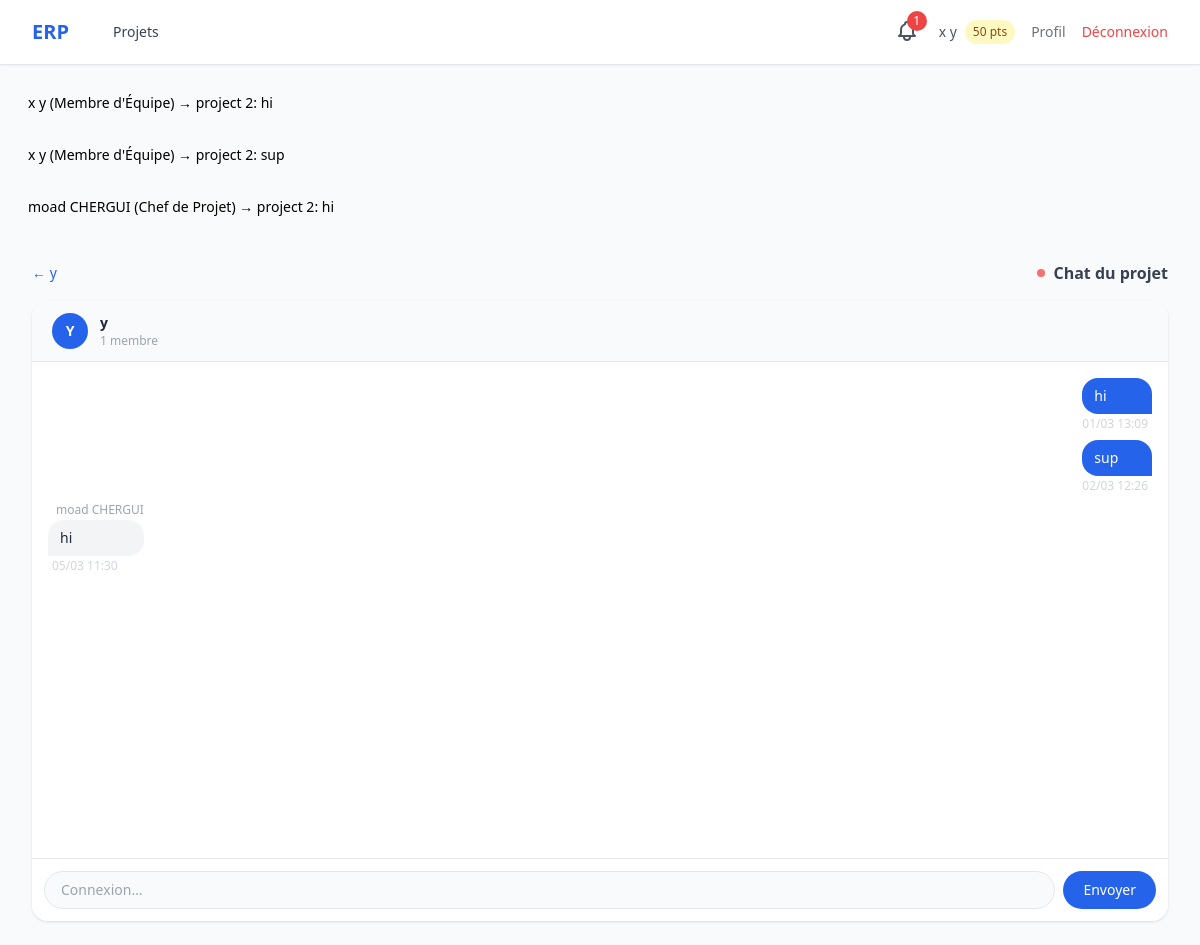
Screenshot of /messaging/project/2/ (signed in) with the database file from the repository.
### accounts/models.py (models this page shows, shortened)
class User(AbstractUser):
    class Role(models.TextChoices):
        ADMIN = 'admin', 'Administrateur'
        HR_MANAGER = 'hr_manager', 'Responsable RH'
        PROJECT_MANAGER = 'project_manager', 'Chef de Projet'
        TEAM_MEMBER = 'team_member', "Membre d'Équipe"
    role = models.CharField(max_length=20, choices=Role.choices, default=Role.TEAM_MEMBER)
    skills = models.TextField(blank=True, help_text="Compétences séparées par des virgules")
    avatar = models.ImageField(upload_to='avatars/', blank=True, null=True)
    reward_points = models.IntegerField(default=0)
    department = models.ForeignKey(
        Department, on_delete=models.SET_NULL, null=True, blank=True,
        related_name='members', verbose_name="Département"
    )
    def __str__(self):
        return f"{self.get_full_name() or self.username} ({self.get_role_display()})"
    @property
    def is_hr(self):
        return self.role == self.Role.HR_MANAGER

### messaging/models.py (models this page shows)
class ChatMessage(models.Model):
    project = models.ForeignKey(
        'projects.Project', on_delete=models.CASCADE, related_name='chat_messages'
    )
    task = models.ForeignKey(
        'projects.Task', null=True, blank=True, on_delete=models.CASCADE, related_name='chat_messages'
    )
    author = models.ForeignKey(
        settings.AUTH_USER_MODEL, on_delete=models.CASCADE, related_name='chat_messages'
    )
    content = models.TextField()
    created_at = models.DateTimeField(auto_now_add=True)
    class Meta:
        ordering = ['created_at']
    def __str__(self):
        room = f"task {self.task_id}" if self.task_id else f"project {self.project_id}"
        return f"{self.author} → {room}: {self.content[:40]}"

### projects/models.py (models this page shows, shortened)
class Project(models.Model):
    name = models.CharField(max_length=200, verbose_name="Nom du projet")
    description = models.TextField(blank=True, verbose_name="Description")
    start_date = models.DateField(verbose_name="Date de début")
    end_date = models.DateField(verbose_name="Date de fin")
    manager = models.ForeignKey(settings.AUTH_USER_MODEL, on_delete=models.CASCADE,
                                 related_name='managed_projects')
    members = models.ManyToManyField(settings.AUTH_USER_MODEL, blank=True,
                                     related_name='projects')
    created_at = models.DateTimeField(auto_now_add=True)
    class Meta:
        ordering = ['-created_at']
        verbose_name = "Projet"

### messaging/views.py (the view)
# urls.py: path('project/<int:pk>/', views.project_chat, name='project_chat'),
@login_required
def project_chat(request, pk):
    project = get_object_or_404(Project, pk=pk)
    if not _can_access(request.user, project):
        return HttpResponseForbidden()
    msgs = list(project.chat_messages.filter(task=None).select_related('author').order_by('-created_at')[:100])
    msgs.reverse()
    return render(request, 'messaging/project_chat.html', {
        'project': project, 'messages': msgs,
    })

### messaging/views.py (called while the page is built)
def _can_access(user, project):
    return (user.is_superuser or user.role == 'admin'
            or project.manager == user or user in project.members.all())

### notifications/context_processors.py (called while the page is built)
def unread_notifications_count(request):
    if request.user.is_authenticated:
        count = request.user.notifications.filter(is_read=False).count()
    else:
        count = 0
    return {'unread_notifications_count': count}

### templates/messaging/project_chat.html (shortened to what this page needs)
{% extends 'base.html' %}
{% block content %}
<div class="mb-4 flex items-center justify-between">
    <a href="{% url 'projects:project_detail' project.pk %}" class="text-blue-600 text-sm hover:underline">← {{ project.name }}</a>
    <div class="flex items-center gap-2">
        <span class="w-2 h-2 bg-green-400 rounded-full animate-pulse"></span>
        <h1 class="text-base font-semibold text-gray-700">Chat du projet</h1>
    </div>
</div>
<div class="bg-white rounded-2xl shadow flex flex-col" style="height: calc(100vh - 180px);">
    <div class="flex items-center gap-3 px-5 py-3 border-b bg-gray-50 rounded-t-2xl">
        <div class="w-9 h-9 bg-blue-600 rounded-full flex items-center justify-center text-white font-bold text-sm flex-shrink-0">
            {{ project.name|first|upper }}
        </div>
        <div>
            <p class="font-semibold text-sm text-gray-800">{{ project.name }}</p>
            <p class="text-xs text-gray-400">{{ project.members.count }} membre{{ project.members.count|pluralize }}</p>
        </div>
    </div>
    <div id="chat-messages" class="flex-1 overflow-y-auto p-4">
        {% include 'messaging/partials/messages.html' with messages=messages current_user=user %}
    </div>
    <div class="border-t p-3 bg-white rounded-b-2xl">
        <form id="chat-form" class="flex gap-2">
            <input type="text" name="content" id="msg-input" placeholder="Écrire un message…"
                   autocomplete="off"
                   class="flex-1 border border-gray-200 rounded-full px-4 py-2 text-sm focus:ring-2 focus:ring-blue-500 focus:outline-none bg-gray-50">
            <button type="submit" id="msg-btn" class="bg-blue-600 text-white px-5 py-2 rounded-full text-sm font-medium hover:bg-blue-700 transition-colors flex-shrink-0">
                Envoyer
            </button>
        </form>
    </div>
</div>
{% endblock %}

### templates/base.html (shortened to what this page needs)
<!doctype html>
<html lang="fr" class="h-full bg-gray-50">
  <head>
    <script src="https://cdn.tailwindcss.com"></script>
  </head>
  <body class="h-full" hx-headers='{"X-CSRFToken": "{{ csrf_token }}"}'>
    <div class="min-h-full">
      <nav class="bg-white shadow-sm border-b">
        <div class="mx-auto max-w-7xl px-4 sm:px-6 lg:px-8">
          <div class="flex h-16 items-center justify-between">
            <div class="flex items-center space-x-8">
              <a
                href="{% url 'projects:dashboard' %}"
                class="text-xl font-bold text-blue-600"
                >ERP</a
              >
              {% if user.is_authenticated %}
              <div class="flex space-x-4">
                <a
                  href="{% url 'projects:dashboard' %}"
                  class="text-gray-700 hover:text-blue-600 px-3 py-2 text-sm font-medium"
                  >Projets</a
                >
              </div>
              {% endif %}
            </div>
            <div class="flex items-center space-x-4">
              {% if user.is_authenticated %}
              <div class="relative" id="notif-wrapper">
                <button
                  id="notif-btn"
                  onclick="toggleNotif(event)"
                  hx-get="{% url 'notifications:dropdown' %}"
                  hx-target="#notif-dropdown-panel"
                  hx-swap="innerHTML"
                  hx-trigger="click"
                  class="relative text-gray-600 hover:text-blue-600 p-1"
                >
                  {% if unread_notifications_count %}
                  <span id="notif-badge" class="absolute -top-1 -right-1 bg-red-500 text-white text-xs rounded-full w-5 h-5 flex items-center justify-center">{{ unread_notifications_count }}</span>
                  {% endif %}
                </button>
              </div>
              <div class="flex items-center space-x-2">
                <span class="text-sm text-gray-600"
                  >{{ user.get_full_name|default:user.username }}</span
                >
                <span
                  class="bg-yellow-100 text-yellow-800 text-xs px-2 py-1 rounded-full"
                  >{{ user.reward_points }} pts</span
                >
              </div>
              <a
                href="{% url 'accounts:profile' %}"
                class="text-sm text-gray-500 hover:text-blue-600"
                >Profil</a
              >
              <a
                href="{% url 'accounts:logout' %}"
                class="text-sm text-red-500 hover:text-red-700"
                >Déconnexion</a
              >
              {% else %}
              <a
                href="{% url 'accounts:login' %}"
                class="text-sm text-blue-600 hover:text-blue-800 font-medium"
                >Connexion</a
              >
              {% endif %}
            </div>
          </div>
        </div>
      </nav>
      {% if messages %}
      <div class="mx-auto max-w-7xl px-4 pt-4">
        {% for message in messages %}
        <div
          class="mb-2 p-3 rounded-lg text-sm   "
        >
          {{ message }}
        </div>
        {% endfor %}
      </div>
      {% endif %}
      <main class="mx-auto max-w-7xl px-4 sm:px-6 lg:px-8 py-6">
        {% block content %}{% endblock %}
      </main>
    </div>
  </body>
</html>

### templates/messaging/partials/messages.html (shortened to what this page needs)
{% for msg in messages %}
<div class="flex {% if msg.author == current_user %}justify-end{% else %}justify-start{% endif %} mb-2">
    <div class="max-w-xs lg:max-w-sm xl:max-w-md">
        {% if msg.author != current_user %}
        <p class="text-xs text-gray-400 mb-0.5 ml-2">{{ msg.author.get_full_name|default:msg.author.username }}</p>
        {% endif %}
        <div class="px-3 py-2 rounded-2xl text-sm break-words {% if msg.author == current_user %}bg-blue-600 text-white rounded-br-none{% else %}bg-gray-100 text-gray-800 rounded-bl-none{% endif %}">
            {{ msg.content }}
        </div>
        <p class="text-xs text-gray-300 mt-0.5 {% if msg.author == current_user %}text-right mr-1{% else %}ml-1{% endif %}">
            {{ msg.created_at|date:"d/m H:i" }}
        </p>
    </div>
</div>
{% endfor %}

### rows the page displays
User: get_full_name "x y", reward_points "50"
ChatMessage: task+project+author "x y (Membre d'Équipe) → project 2: hi", content "hi", created_at "01/03 13:09"
ChatMessage: task+project+author "x y (Membre d'Équipe) → project 2: sup", content "sup", created_at "02/03 12:26"
ChatMessage: task+project+author "moad CHERGUI (Chef de Projet) → project 2: hi", author.get_full_name "moad CHERGUI", content "hi", created_at "05/03 11:30"
Project: name "y", name|first "Y", members.count "1"

### other values shown
{{ unread_notifications_count }} "1"
